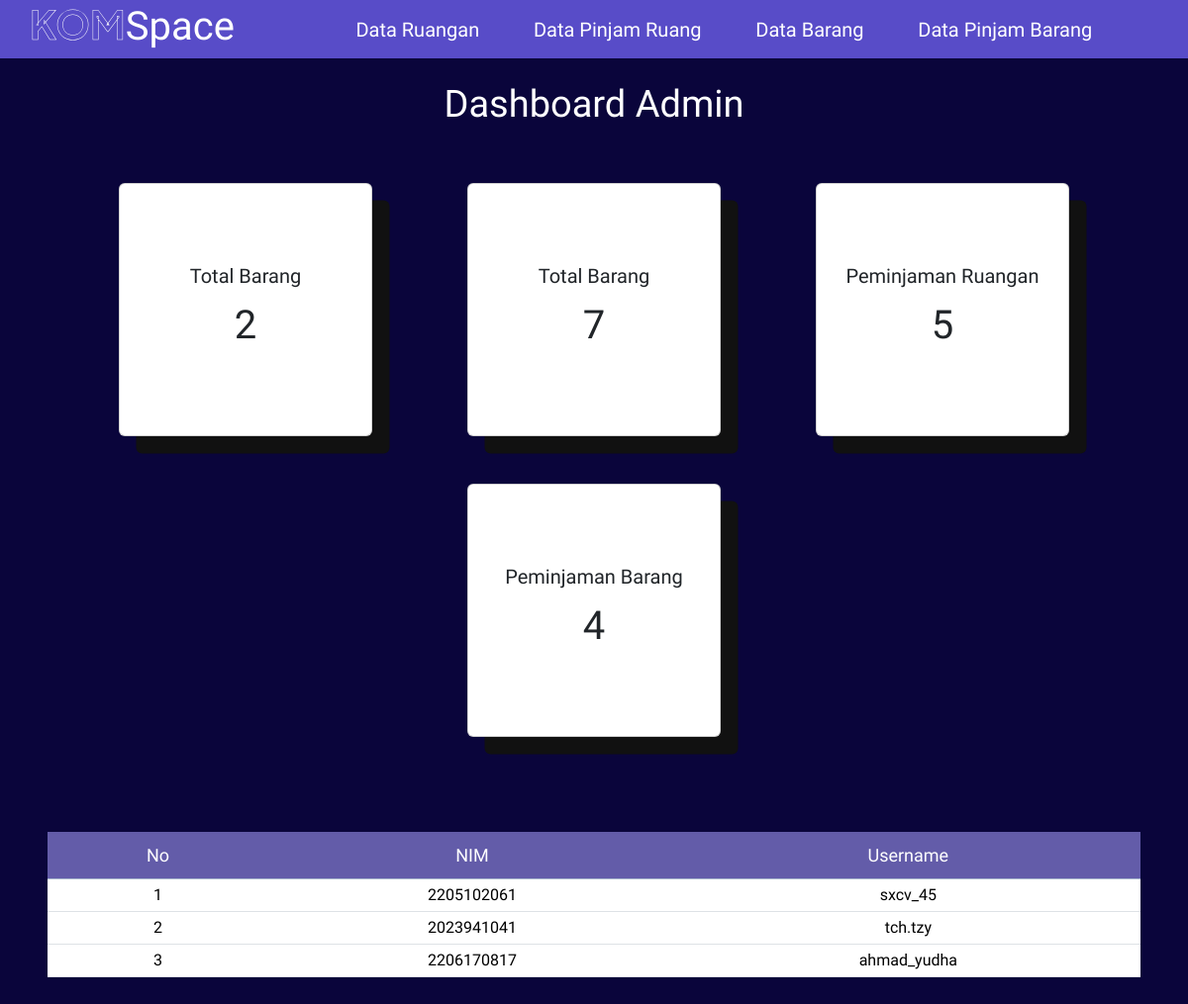
/admin/admin.php (signed in), run on the app's committed database.
### tables this page shows
CREATE TABLE `users` (
  `nama_lengkap` varchar(40) DEFAULT NULL,
  `email` varchar(25) DEFAULT NULL,
  `kelas` varchar(15) DEFAULT NULL,
  `nim` varchar(50) DEFAULT NULL,
  `no_hp` varchar(20) DEFAULT NULL,
  `username` varchar(15) DEFAULT NULL,
  `password` varchar(10) DEFAULT NULL,
  `id_user` int NOT NULL
);

### admin/admin.php (the view, shortened to what this page needs)
<?php
include('../database/connect.php');
$query = "SELECT COUNT(*) as total_barang FROM barang";
$result = $conn->query($query);
if ($result) {
    $row = $result->fetch_assoc();
    $totalbarang = $row['total_barang'];
} else {
    $totalbarang = 0;
}
$query = "SELECT COUNT(*) as total_ruangan FROM ruangan";
$result = $conn->query($query);
if ($result) {
    $row = $result->fetch_assoc();
    $totalRuangan = $row['total_ruangan'];
} else {
    $totalRuangan = 0;
}
$queryRuang = "SELECT COUNT(*) as total_ruang FROM peminjaman_ruangan";
$totalRuang = $conn->query($queryRuang);
if ($totalRuang) {
    $rowRuang = $totalRuang->fetch_assoc();
    $totalRuang = $rowRuang['total_ruang'];
} else {
    $totalRuang = 0;
}
$queryBarang = "SELECT COUNT(*) as total_barang FROM peminjaman_barang";
$totalBarang1 = $conn->query($queryBarang);
if ($totalBarang1) {
    $rowBarang = $totalBarang1->fetch_assoc();
    $totalBarang1 = $rowBarang['total_barang'];
} else {
    $totalBarang1 = 0;
}
?>
<!DOCTYPE html>
<html lang="en">
<head>
    <link rel="stylesheet" href="../css/styleadmin.css">
    <link href='https://unpkg.com/boxicons@2.1.1/css/boxicons.min.css' rel='stylesheet'>
    <link href="https://cdn.jsdelivr.net/npm/bootstrap@5.3.3/dist/css/bootstrap.min.css" rel="stylesheet">
    <link href='https://unpkg.com/boxicons@2.1.1/css/boxicons.min.css' rel='stylesheet'>
</head>
<body>
<nav class="navbar">
    <div class="tulisan">
        <h1 class="logo"><a href="admin.php">
          <span style="background: url(https://cdn.textures4photoshop.com/tex/thumbs/seamless-galaxy-with-stars-texture-for-photoshop-thumb48.jpg) no-repeat center center;
            -webkit-background-clip: text; -webkit-text-stroke: 0.5px #fff;
            color: transparent; background-size: cover;">KOM</span>Space</span>
        </a></h1>
        <div class="container d-flex">
            <ul class="ms-auto" style="list-style-type: none;">
                <li>
                    <a href="data_ruangan.php">Data Ruangan</a>
                </li>
                <li>
                    <a href="data_pinjam_ruang.php">Data Pinjam Ruang</a>
                </li>
                <li>
                    <a href="data_barang.php">Data Barang</a>
                </li>
                <li>
                <li>
                    <a href="data_pinjam_barang.php">Data Pinjam Barang</a>
                </li>
                <li>
                    <a href="logout.php" class="d-flex align-items-center"><ion-icon name="log-out-outline" style="font-size: 32px;"></ion-icon></a>
                </li>
            </ul>
        </div>
    </div>
</nav>
<br>
<section class="home">
    <h1 class="text">Dashboard Admin</h1>
    <br>
    <br>
    <div class="row justify-content-center">
        <div class="availability card col-6 mx-5 mb-5" style="width: 16rem; height: 16rem;">
            <div class="text-content card-body d-flex align-items-center justify-content-center flex-column">
              <h5 class="card-title">Total Barang</h5>
              <p class="card-text fs-1"><?php echo $totalbarang; ?></p>
            </div>
        </div>
        <div class="availability card col-6 mx-5 mb-5" style="width: 16rem; height: 16rem;">
            <div class="text-content card-body d-flex align-items-center justify-content-center flex-column">
              <h5 class="card-title">Total Barang</h5>
              <p class="card-text fs-1"><?php echo $totalRuangan; ?></p>
            </div>
        </div>
        <div class="availability card col-6 mx-5 mb-5" style="width: 16rem; height: 16rem;">
            <div class="text-content card-body d-flex align-items-center justify-content-center flex-column">
              <h5 class="card-title">Peminjaman Ruangan</h5>
              <p class="card-text fs-1"><?php echo $totalRuang; ?></p>
            </div>
        </div>
        <div class="availability card col-6 mx-5 mb-5" style="width: 16rem; height: 16rem;">
            <div class="text-content card-body d-flex align-items-center justify-content-center flex-column">
              <h5 class="card-title">Peminjaman Barang</h5>
              <p class="card-text fs-1"><?php echo $totalBarang1; ?></p>
            </div>
        </div>
        <div class="form-inner">
         <section class="ruangan">
                <section class="table">
                    <div class="table-responsive d-flex">
                        <table class="table table-hover m-5 text-center table-sm ps-5">
                            <thead class="table-primary tab-heading" style="--bs-table-bg: #635CA9;">
                            <tr>
                                <th scope="col">No</th>
                                <th scope="col">NIM</th>
                                <th scope="col">Username</th>
                                </tr>
                                </thead>
                <tbody class="align-middle">
                    <?php
                    include('../database/connect.php');
                    $sql = "SELECT id_user, nim, username FROM users";
                    $result = mysqli_query($conn, $sql);
                    while ($user = $result->fetch_assoc()) {
                    ?>
                        <tr>
                            <td>
                                <?php echo $user["id_user"]; ?>
                            </td>
                            <td>
                                <?php echo $user["nim"]; ?>
                            </td>
                            <td>
                                <?php echo $user["username"]; ?>
                            </td>
                        </tr>
                    <?php
                    }
                    ?>
                </tbody>
            </table>
    </section>
</body>
</html>

### css/styleadmin.css (style rules this page uses)
* { margin: 0; padding: 0; box-sizing: border-box; font-family: "Itim", cursive; }
body { min-height: 100vh; justify-content: center; background: rgb(10, 5, 59) !important; }
.navbar .tulisan { padding-left: 20px; width: 100%; display: flex; flex-direction: row; --bs-bg-opacity: 1; background-color: rgba(88, 76, 200, 1) !important; }
.navbar .tulisan ul { justify-content: space-between; font-size: 20px; align-items: center; display: flex; flex-direction: row; padding: 0 20px 0 0 !important; margin-bottom: 0 !important; }
.navbar { padding: 0% !important; }
.navbar a { color: white; text-decoration: none; padding: 10px 10px; position: relative; }
.navbar ul li a::after { content: ''; position: absolute; left: 0; bottom: -3px; width: 100%; height: 2px; background-color: white; transform: scaleX(0); transition: transform 0.3s ease-in-out; }
h1.logo span { font-family: "Plus Jakarta Sans", sans-serif; font-weight: bold; }
h1.text { position: relative; font-size: 38px; font-weight: 500; color: #fff; text-align: center; }
.availability { background-color: #fff; border-radius: 10px; box-shadow: 17.5px 17.5px rgba(17, 17, 17, 1); padding: 20px; width: 300px; display: flex; align-items: center; margin-left: 20px; margin-right: 20px; transition: transform 0.3s ease-in-out; }
div { display: block; unicode-bidi: isolate; }
.tab-heading th { color: white !important; padding: 10px 15px 10px 15px !important; font-weight: 500; font-size: 18px; }

### admin/admin.php (style rules this page uses)
.home { flex: 1 0 auto; display: flex; flex-direction: column; align-items: center; justify-content: center; }

### data on the page
users: id_user "1", nim "2205102061", username "sxcv_45"
users: id_user "2", nim "2023941041", username "tch.tzy"
users: id_user "3", nim "2206170817", username "ahmad_yudha"

### other printed values
$totalbarang "2"
$totalRuangan "7"
$totalRuang "5"
$totalBarang1 "4"
